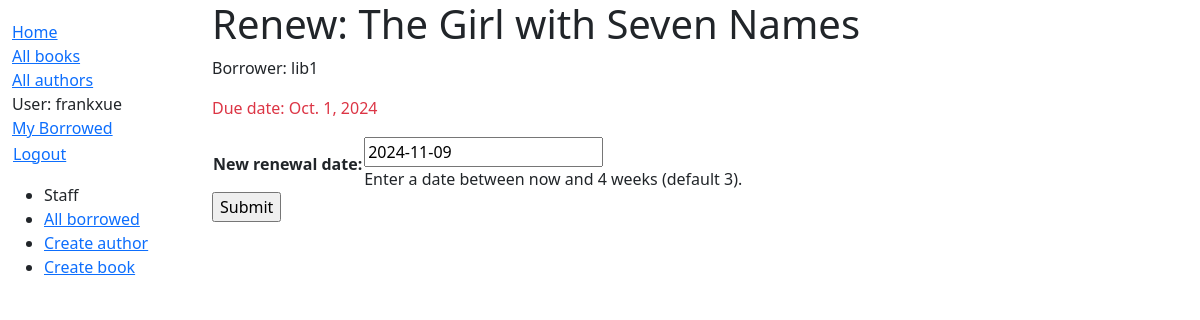
The page /catalog/book/dccf8951-8091-4364-b106-c78fbdd41748/renew/ (signed in) on the database as committed earlier.
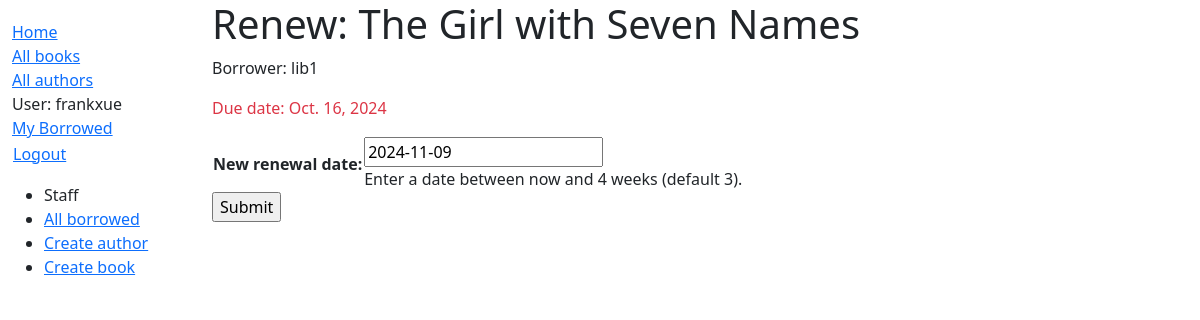
The same page on the database as committed later.
### catalog/models.py (models this page shows, shortened)
class BookInstance(models.Model):
    id = models.UUIDField(
        primary_key=True,
        default=uuid.uuid4,
        help_text="Unique ID for this particular book"
    )
    book = models.ForeignKey('Book', on_delete=models.RESTRICT, null=True)
    imprint = models.CharField(max_length=200)
    due_back = models.DateField(null=True, blank=True)
    borrower = models.ForeignKey(settings.AUTH_USER_MODEL, on_delete=models.SET_NULL, null=True, blank=True)
    LOAN_STATUS = (
        ('m', 'Maintenance'),
        ('o', 'On loan'),
        ('a', 'Available'),
        ('r', 'Reserved'),
    )
    status = models.CharField(
        max_length=1,
        choices=LOAN_STATUS,
        default='m',
        blank=True,
        help_text='Book availability',
    )
    class Meta:
        ordering = ['due_back']
        permissions = (("can_mark_returned", "Set book as returned"), ("can_renew", "Renew the due_back of a book"))
    def display_author(self):
        return f'{self.book.author.first_name} {self.book.author.last_name}'
    display_author.short_description = "Author"
    def is_overdue(self):
        return bool(self.due_back and date.today() > self.due_back)

### catalog/views.py (the view)
# urls.py: path('book/<uuid:pk>/renew/', views.renew_book_librarian, name='renew-book-librarian'),
@login_required
@permission_required('catalog.can_renew', raise_exception=True)
def renew_book_librarian(request, pk):
    book_instance = get_object_or_404(BookInstance, pk=pk)
    if request.method == 'POST':
        form = RenewBookModelForm(request.POST)
        if form.is_valid():
            book_instance.due_back = form.cleaned_data['due_back']
            book_instance.save()
            return HttpResponseRedirect(reverse('all-borrowed'))
    else:
        proposed_renewal_date = datetime.date.today() + datetime.timedelta(weeks=3)
        form = RenewBookModelForm(initial={'due_back': proposed_renewal_date})
    context = {
        'form': form,
        'book_instance': book_instance,
    }
    return render(request, 'catalog/book_renew_librarian.html', context)

### catalog/forms.py (shortened to what this page needs)
class RenewBookModelForm(forms.ModelForm):
    class Meta:
        model = BookInstance
        fields = ['due_back']
        labels = {'due_back': _('New renewal date'),}
        help_texts = {'due_back': _('Enter a date between now and 4 weeks (default 3).'),}

### catalog/templates/catalog/book_renew_librarian.html (shortened to what this page needs)
{% extends "base_generic.html" %}
{% block content %}
    <h1>Renew: {{ book_instance.book.title }}</h1>
    <p>Borrower: {{ book_instance.borrower }}</p>
    <p {% if book_instance.is_overdue %}class="text-danger"{% endif %}
    >Due date: {{ book_instance.due_back }}</p>
    <form action="" method="POST">
        <table>
            {{form.as_table}}
        </table>
        <input type="submit" value="Submit">
    </form>
{% endblock content %}

Rows that differ between the two databases and show on the page:
changed BookInstance "lib1": due_back "Oct. 1, 2024" → "Oct. 16, 2024"
